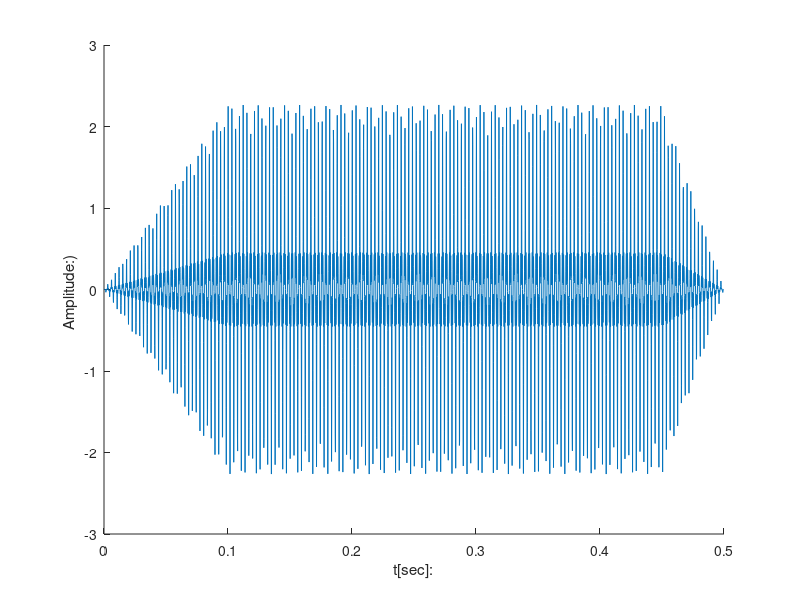

Here is the MATLAB script that generated this plot:
note = @(w,n) cos(w * n) + 0.375 * cos(3 * w * n) + 0.581 * cos(5 * w * n) + 0.382 * cos(7 * w * n) + 0.141 * cos(9 * w * n) + 0.028 * cos(11 * w * n) + 0.009 * cos(13 * w * n);
Fs = 8000;

%notes
g = 392.00;
a = 440.00;
e = 329.63;
f = 349.23;
b = 493.88; 

%tables of notes and lenghts of notes
line1 = [g g a g];
line2 = [e e];
line3 = [g g a g];
line4 = [f f];
line5 = [g g a g];
line6 = [b b a];
line7 = [g g a f];
line8 = [e e];

%Ringaraja -> Slovenian children song
notes = [line1 line2 line3 line4 line5 line6 line7 line8];
len = [0.25 0.25 0.25 0.25 0.5 0.5 0.25 0.25 0.25 0.25 0.5 0.5 0.25 0.25 0.25 0.25 0.5 0.25 0.25 0.25 0.25 0.25 0.25 0.5 0.5];

toPlay = [];
playWithAdsr = [];

for k=1:numel(notes)
       if  len(k) == 0.25 
            w = 2 * pi * (notes(k)/Fs);
            n = 0:1999; %half of Fs
            toPlay = [toPlay note(w, n)];
    
       else
           w = 2 * pi * (notes(k)/Fs);
           n = 0:3999; %full Fs
           toPlay = [toPlay note(w, n)];
       end
    
        t = n/Fs; % time in seconds
        %Attack - The time it takes for the note to reach the maximum level
        A = linspace(0, 0.9, (length(note(w, n))*0.20)); 
        %Decay - The time it takes for the note to go from the maximum level to sustain level
        D = linspace(0.9, 0.9,(length(note(w, n))*0.0)); 
        %Sustain - The level while the note is held
        S = linspace(0.9, 0.9,(length(note(w, n))*0.70)); 
        %Release - The time it takes for the note to fall from the sustain level to zero when released
        R = linspace(0.9, 0,(length(note(w, n))*0.1)); 
        ADSR = [A D S R];

        a = zeros(size(note(w, n)));
        a(1:length(ADSR)) = ADSR;
        play = note(w, n).* a; %tone
        playWithAdsr = [playWithAdsr play]; %add to new table and play it later

end
      
            %plot result with ADSR
            figure;
            hold on;
            plot(t, play);
            xlabel 't[sec]:', ylabel 'Amplitude:') %axis([0 0.02 -1 1], add to report - with axis and without
            hold off;
      
soundsc(playWithAdsr, Fs)
